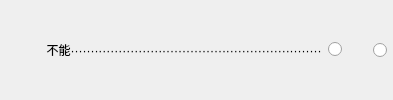
              <widget class="QWidget" name="widget_68" native="true">
               <property name="sizePolicy">
                <sizepolicy hsizetype="Preferred" vsizetype="Fixed">
                 <horstretch>0</horstretch>
                 <verstretch>0</verstretch>
                </sizepolicy>
               </property>
               <layout class="QHBoxLayout" name="horizontalLayout_59">
                <property name="leftMargin">
                 <number>0</number>
                </property>
                <property name="topMargin">
                 <number>0</number>
                </property>
                <property name="rightMargin">
                 <number>6</number>
                </property>
                <property name="bottomMargin">
                 <number>0</number>
                </property>
                <item>
                 <widget class="QLabel" name="label_77">
                  <property name="sizePolicy">
                   <sizepolicy hsizetype="Expanding" vsizetype="Fixed">
                    <horstretch>0</horstretch>
                    <verstretch>0</verstretch>
                   </sizepolicy>
                  </property>
                  <property name="text">
                   <string>              不能·······························································</string>
                  </property>
                  <property name="alignment">
                   <set>Qt::AlignLeading|Qt::AlignLeft|Qt::AlignVCenter</set>
                  </property>
                 </widget>
                </item>
                <item>
                 <widget class="QRadioButton" name="radioButton_118">
                  <property name="sizePolicy">
                   <sizepolicy hsizetype="Fixed" vsizetype="Fixed">
                    <horstretch>0</horstretch>
                    <verstretch>0</verstretch>
                   </sizepolicy>
                  </property>
                  <property name="layoutDirection">
                   <enum>Qt::RightToLeft</enum>
                  </property>
                  <property name="text">
                   <string/>
                  </property>
                 </widget>
                </item>
                <item>
                 <widget class="QRadioButton" name="radioButton_119">
                  <property name="sizePolicy">
                   <sizepolicy hsizetype="Fixed" vsizetype="Fixed">
                    <horstretch>0</horstretch>
                    <verstretch>0</verstretch>
                   </sizepolicy>
                  </property>
                  <property name="layoutDirection">
                   <enum>Qt::RightToLeft</enum>
                  </property>
                  <property name="text">
                   <string>    </string>
                  </property>
                 </widget>
                </item>
               </layout>
              </widget>
